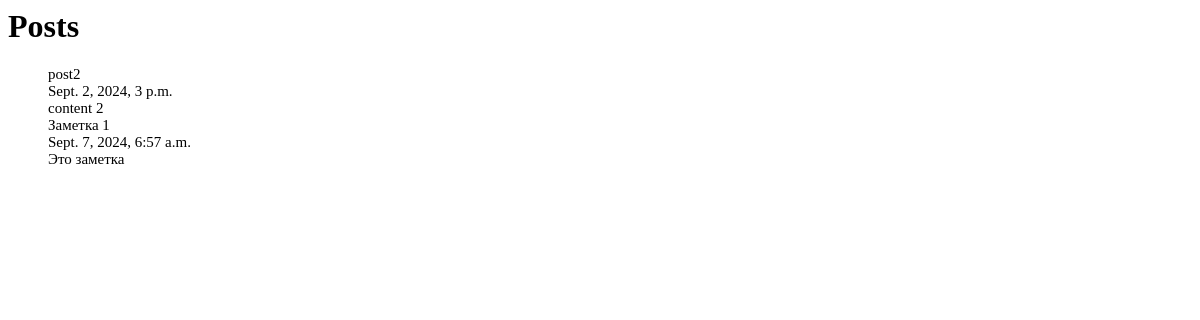
Before: / with the older database file.
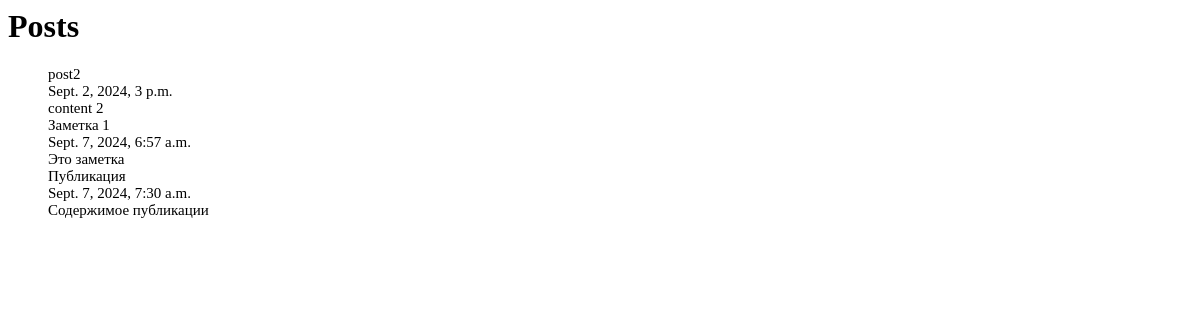
After: the same page with the newer database file.
### post/models.py (models this page shows, shortened)
class Post(models.Model):  # Определяем класс Post, который наследуется от models.Model и представляет модель данных
    title = models.CharField(max_length=100)  # Поле для заголовка поста, тип данных - строка, максимальная длина 100 символов
    content = models.TextField()  # Поле для содержания поста, тип данных - текстовое поле без ограничения длины
    create_at = models.DateTimeField(auto_now_add=True)

### post/views.py (the view)
# urls.py: path('',views.post_list, name = 'post_list'),
def post_list(request): # Определяем функцию post_list, которая принимает HTTP-запрос
    posts = Post.objects.all()# Получаем все записи из класса Post
    return render(request,'post_list.html',{'posts':posts})

### post/templates/post_list.html (shortened to what this page needs)
<html>
<head>
</head>
<body>
<h1>Posts</h1>
<ul>
{% for post in posts%}
<li>{{post.title}}</li>
<li>{{post.create_at}}</li>
<li>{{post.content}}</li>
{% endfor %}</ul>
</body>
</html>

### post/templates/post_list.html (style rules this page uses)
li { font-size: 15px; text-decoration: none; }
ul { list-style-type: none; }

Changed rows visible on the page:
added Post: title "Публикация", create_at "Sept. 7, 2024, 7:30 a.m.", content "Содержимое публикации"
